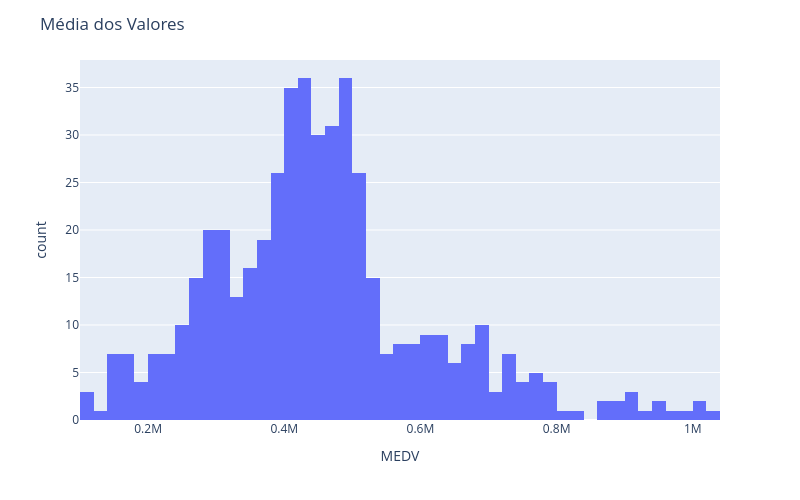

Notebook code for this chart:
### Code cell
hist = px.histogram(df, x="MEDV", nbins=60)
hist.update_layout(width=800, height=500, title_text="Média dos Valores")
hist.show()

### Figure 1 — Plotly figure (JSON) as saved in the notebook; plotly's stock layout.template omitted (floating-point values rounded to 4 significant figures; data arrays with more than 128 entries replaced by an {"elided": "..."} marker saying what was removed)
{"data": [{"bingroup": "x", "hovertemplate": "MEDV=%{x}<br>count=%{y}<extra></extra>", "legendgroup": "", "marker": {"color": "#636efa", "pattern": {"shape": ""}}, "name": "", "nbinsx": 60, "orientation": "v", "showlegend": false, "type": "histogram", "x": {"elided": "489 float values"}, "xaxis": "x", "yaxis": "y"}], "layout": {"barmode": "relative", "height": 500, "legend": {"tracegroupgap": 0}, "margin": {"t": 60}, "title": {"text": "Média dos Valores"}, "width": 800, "xaxis": {"anchor": "y", "domain": [0, 1], "title": {"text": "MEDV"}}, "yaxis": {"anchor": "x", "domain": [0, 1], "title": {"text": "count"}}}}
